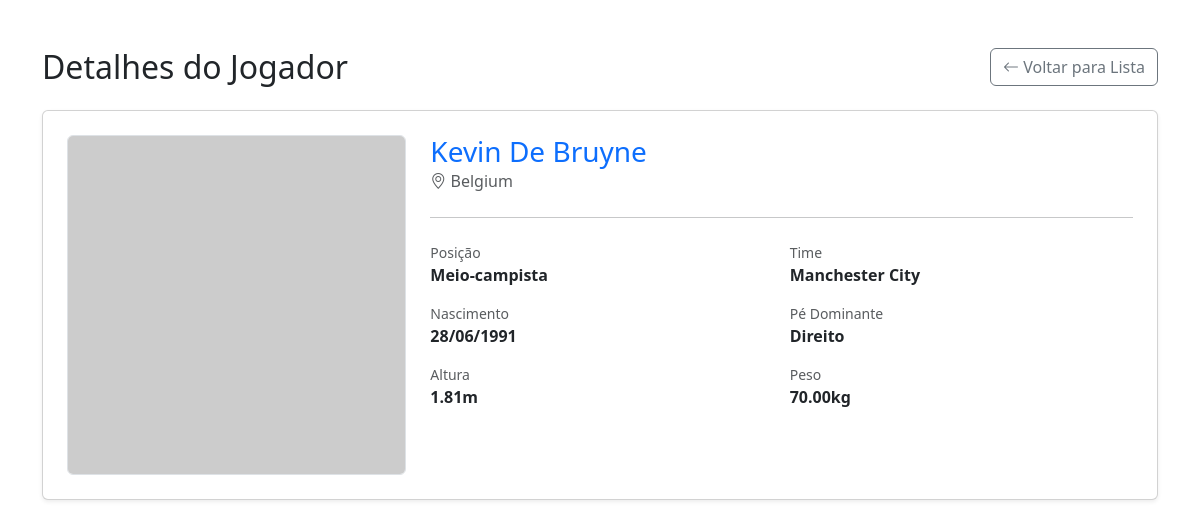
Screenshot of /jogadores/jogador?id=4 with the database file from the repository.
### tables this page shows
CREATE TABLE IF NOT EXISTS jogadores (
    id INT AUTO_INCREMENT PRIMARY KEY,
    nome VARCHAR(255) NOT NULL,
    data_nascimento DATE NOT NULL,
    nacionalidade VARCHAR(100) NULL,
    altura DECIMAL(4,2) NULL,
    peso DECIMAL(5,2) NULL,
    pe_dominante ENUM('Esquerdo', 'Direito', 'Ambos') NULL,
    posicao ENUM('Goleiro', 'Defensor', 'Meio-campista', 'Atacante') NULL,
    time VARCHAR(100) NULL,
    imagem VARCHAR(255) DEFAULT NULL,
    criado_em TIMESTAMP DEFAULT CURRENT_TIMESTAMP
);

### app/controllers/JogadorController.php (called while the page is built, shortened)
<?php
class JogadorController extends Controller
{
    private JogadorService $service;
    public function __construct()
    {
        $this->service = new JogadorService();
    }
    public function verJogador()
    {
        $id = $_GET['id'];
        $data['jogador'] = $this->service->getJogador($id);
        $this->view('jogadores/jogadores_show', $data);
    }
}

### app/core/Router.php (called while the page is built, shortened)
<?php
class Router
{
    private array $routes = [];
    public function get($route, $action){
        $this->routes[] = [
            'method' => 'get',
            'route' => $route,
            'action' => $action
        ];
    }
    public function post($route, $action){
        $this->routes[] = [
            'method' => 'post',
            'route' => $route,
            'action' => $action
        ];
    }
    public function run()
    {
        $uri  = parse_url($_SERVER['REQUEST_URI'], PHP_URL_PATH);
        $method = strtolower($_SERVER['REQUEST_METHOD']);
        foreach ($this->routes as $route) {
            if ($route['route'] == $uri && $route['method'] == $method) {
                return $this->dispatch($route);
            }
        }
        exit('Rota não encontrada');
    }
    public function dispatch($route){
        list($controller, $method) = explode('@', $route['action']);
        $controller = new $controllerClass;
        $controller->$method();
    }
}

### public/index.php (called while the page is built, shortened)
<?php
require_once __DIR__ . '/../app/core/Autoload.php';
$router = new Router();
$router->get('/', 'JogadorController@listarTodos');
$router->get('/jogadores', 'JogadorController@listarTodos');
$router->get('/jogadores/jogador', 'JogadorController@verJogador');
$router->get('/jogadores/cadastrar', 'JogadorController@criar');
$router->post('/jogadores/salvar', 'JogadorController@salvar');
$router->get('/jogadores/editar', 'JogadorController@editar');
$router->post('/jogadores/atualizar', 'JogadorController@atualizar');
$router->get('/jogadores/excluir', 'JogadorController@excluir');
$router->get('/teste', 'JogadorController@redirecionarTeste');
$router->get('/usuarios', 'UsuarioController@index');
$router->get('/usuarios/cadastrar', 'UsuarioController@cadastrar');
$router->post('/usuarios/salvar', 'UsuarioController@salvar');
$router->get('/usuarios/editar', 'UsuarioController@editar');
$router->post('/usuarios/atualizar', 'UsuarioController@atualizar');
$router->get('/usuarios/excluir', 'UsuarioController@excluir');
$router->run();

### app/repositories/JogadorRepository.php (called while the page is built, shortened)
<?php
class JogadorRepository
{
    private PDO $connection;
    function __construct()
    {
        $this->connection = ConnectionFactory::getConnection();
    }
    public function getJogador(int $id)
    {
        $stm = $this->connection->prepare("SELECT * FROM jogadores WHERE id = :id");
        $stm->bindValue('id', $id);
        $stm->execute();
        $jogador = $stm->fetch();
        return $jogador;
    }
}

### app/database/ConnectionFactory.php (called while the page is built, shortened)
<?php
class ConnectionFactory {
    private static ?PDO $connection = null;
    public static function getConnection(){
        if (self::$connection == null) {
            try {
                $dsn = "mysql:host=" . DB_HOST . ";dbname=" . DB_NAME ;
                self::$connection = self::createConnection($dsn);
            } catch(Exception $e){
                print("Não foi possível acessar o banco:  " . DB_NAME);
                print("<br>O erro foi: ". $e->getMessage());
                print("<br>Tentando inicializar o banco de dados...");
                $dsn = "mysql:host=" . DB_HOST;
                self::$connection = self::createConnection($dsn);
                $databaseInit = new DatabaseInitializer();
                $databaseInit->init(self::$connection);
                $dsn = "mysql:host=" . DB_HOST . ";dbname=" . DB_NAME ;
                self::$connection = self::createConnection($dsn);
            }
        }
        return self::$connection;
    }
    private static function createConnection(string $dsn){
        $connection = new PDO($dsn, DB_USER, DB_PASS);
        $connection->setAttribute(PDO::ATTR_ERRMODE, PDO::ERRMODE_EXCEPTION);
        $connection->setAttribute(PDO::ATTR_DEFAULT_FETCH_MODE, PDO::FETCH_ASSOC);
        return $connection;
    }
}

### app/services/JogadorService.php (called while the page is built, shortened)
<?php
class JogadorService {
    private JogadorRepository $repository;
    public function __construct(){
        $this->repository = new JogadorRepository();
    }
    public function getJogador(int $id){
        return $this->repository->getJogador($id);
    }
}

### app/core/Autoload.php (called while the page is built, shortened)
<?php
spl_autoload_register(function($class){
    $prefix = 'app\\';
    $baseDir = __DIR__ . '/../';
    if (str_starts_with($class, $prefix)) {
        $path = substr($class, strlen($prefix));
        $classFile = $baseDir .  str_replace('\\', '/', $path) . '.php';
    } else {
        throw new Exception("A classe {$class} não pode ser carregada");
    }
});

### app/views/jogadores/jogadores_show.php (the view, shortened to what this page needs)
<!DOCTYPE html>
<html lang="pt-br">
<head>
    <link href="https://cdn.jsdelivr.net/npm/bootstrap@5.3.3/dist/css/bootstrap.min.css" rel="stylesheet">
    <link href="https://cdn.jsdelivr.net/npm/bootstrap-icons/font/bootstrap-icons.css" rel="stylesheet">
</head>
<body>
    <div class="container py-5">
        <?php if (isset($jogador)): ?>
            <div class="d-flex justify-content-between align-items-center mb-4">
                <h2 class="mb-0">Detalhes do Jogador</h2>
                <a href="<?= URL_BASE ?>/jogadores" class="btn btn-outline-secondary">
                    <i class="bi bi-arrow-left"></i> Voltar para Lista
                </a>
            </div>
            <div class="card shadow-sm">
                <div class="card-body p-4">
                    <div class="row g-4">
                        <div class="col-md-4">
                            <div class="bg-light rounded d-flex align-items-center justify-content-center border" style="aspect-ratio: 1/1; overflow: hidden;">
                                <?php if (!empty($jogador['imagem'])): ?>
                                    <img src="<?= URL_BASE ?>/uploads/<?= $jogador['imagem'] ?>" alt="<?= $jogador['nome'] ?>" class="img-fluid w-100 h-100" style="object-fit: cover;">
                                <?php endif; ?>
                            </div>
                        </div>
                        <div class="col-md-8">
                            <div class="mb-3">
                                <h3 class="mb-0 text-primary"><?= $jogador['nome'] ?></h3>
                                <p class="text-muted"><i class="bi bi-geo-alt"></i> <?= $jogador['nacionalidade'] ?></p>
                            </div>
                            <hr class="my-4">
                            <div class="row g-3">
                                <div class="col-sm-6">
                                    <small class="text-muted d-block uppercase text-xs">Posição</small>
                                    <span class="fw-bold"><?= $jogador['posicao'] ?? 'Não informada' ?></span>
                                </div>
                                <div class="col-sm-6">
                                    <small class="text-muted d-block uppercase text-xs">Time</small>
                                    <span class="fw-bold"><?= $jogador['time'] ?? 'Não informado' ?></span>
                                </div>
                                <div class="col-sm-6">
                                    <small class="text-muted d-block uppercase text-xs">Nascimento</small>
                                    <span class="fw-bold"><?= isset($jogador['data_nascimento']) ? date('d/m/Y', strtotime($jogador['data_nascimento'])) : 'Não informado' ?></span>
                                </div>
                                <div class="col-sm-6">
                                    <small class="text-muted d-block uppercase text-xs">Pé Dominante</small>
                                    <span class="fw-bold"><?= $jogador['pe_dominante'] ?? 'Não informado' ?></span>
                                </div>
                                <div class="col-sm-6">
                                    <small class="text-muted d-block uppercase text-xs">Altura</small>
                                    <span class="fw-bold"><?= $jogador['altura'] ?>m</span>
                                </div>
                                <div class="col-sm-6">
                                    <small class="text-muted d-block uppercase text-xs">Peso</small>
                                    <span class="fw-bold"><?= $jogador['peso'] ?>kg</span>
                                </div>
                            </div>
                        </div>
                    </div>
                </div>
            </div>
        <?php endif; ?>
    </div>
</body>
</html>

### rows the page displays
jogadores: nome "Kevin De Bruyne", nacionalidade "Belgium", posicao "Meio-campista", time "Manchester City", data_nascimento "28/06/1991", pe_dominante "Direito", altura "1.81", peso "70.00"
